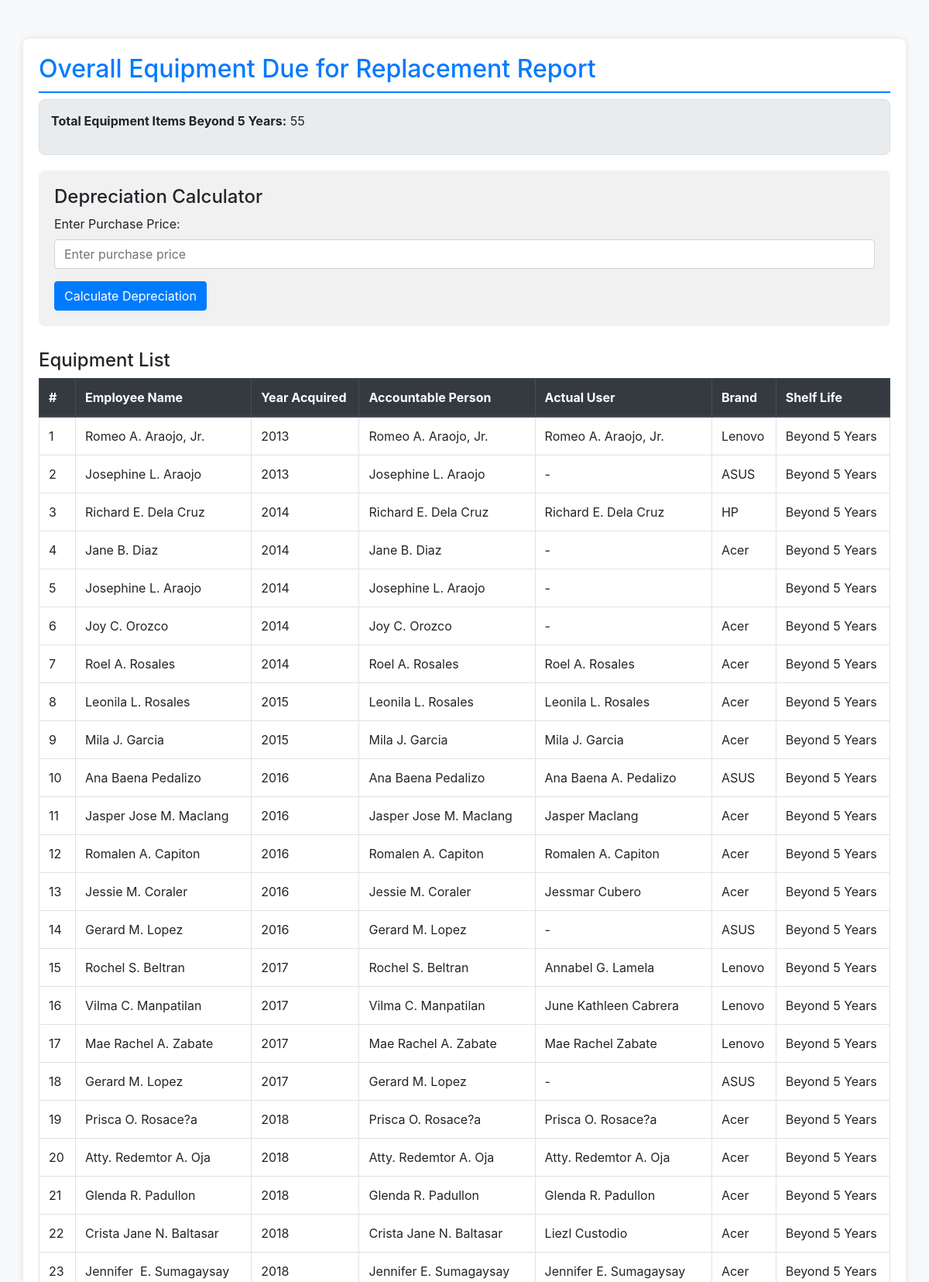
/depreciation_report.php (upper part), run on the app's committed database.
### tables this page shows
CREATE TABLE `inv_inventory` (
  `id` int(11) NOT NULL,
  `employeeName` text NOT NULL,
  `equipmentType` text NOT NULL,
  `computer_specs` text DEFAULT NULL,
  `yearAcquired` text NOT NULL,
  `shelfLife` text NOT NULL,
  `brand` text NOT NULL,
  `specifications` longtext NOT NULL,
  `rangeCategory` text NOT NULL,
  `softwareInstalled` text NOT NULL,
  `licensingModel` text NOT NULL,
  `softwareInstalled_2` text NOT NULL,
  `licensingModel_2` text NOT NULL,
  `serialNumber` longtext NOT NULL,
  `propertyNumber` text NOT NULL,
  `accountablePerson` text NOT NULL,
  `sex` text NOT NULL,
  `officeDivision` text NOT NULL,
  `statusOfEmployment` text NOT NULL,
  `actualUser` text NOT NULL,
  `actualUserSex` text NOT NULL,
  `actualUserStatusOfEmployment` text NOT NULL,
  `natureOfWork` text NOT NULL,
  `remarks` longtext NOT NULL,
  `office` text NOT NULL,
  `amount` int(11) NOT NULL,
  `depreciation_value` int(11) NOT NULL,
  `mark_as_done` text NOT NULL,
  `created_at` timestamp NOT NULL DEFAULT current_timestamp(),
  `updated_at` timestamp NULL DEFAULT current_timestamp() ON UPDATE current_timestamp()
);

### depreciation_report.php (the view, shortened to what this page needs)
<?php
require_once 'connect.php';
function determineShelfLife($yearAcquired) {
    $currentYear = date("Y");
    return ($currentYear - (int)$yearAcquired) > 5 ? "Beyond 5 Years" : "Within 5 Years";
}
$sql = "SELECT * FROM inv_inventory WHERE equipmentType IN ('Desktop Computers', 'Laptop Computers', 'Printers')";
$sql .= " ORDER BY yearAcquired ASC";
$result = $conn->query($sql);
$beyond5YearsCount = 0;
$equipmentList = [];
if ($result->num_rows > 0) {
    while ($row = $result->fetch_assoc()) {
        $shelfLife = determineShelfLife($row['yearAcquired']);
        if ($shelfLife === "Beyond 5 Years") {
            $beyond5YearsCount++;
            $equipmentList[] = [
                'employeeName' => $row['employeeName'],
                'yearAcquired' => $row['yearAcquired'],
                'accountablePerson' => $row['accountablePerson'],
                'actualUser' => $row['actualUser'],
                'brand' => $row['brand'],
                'shelfLife' => $shelfLife
            ];
        }
    }
}
?>
<!DOCTYPE html>
<html lang="en">
<head>
    <link rel="stylesheet" href="https://maxcdn.bootstrapcdn.com/bootstrap/4.5.2/css/bootstrap.min.css">
</head>
<body>
    <div class="container">
        <h2>Overall Equipment Due for Replacement Report</h2>
        <div class="summary-box">
            <p><strong>Total Equipment Items Beyond 5 Years:</strong> <?php echo $beyond5YearsCount; ?></p>
        </div>
        <div class="form-section">
            <h4>Depreciation Calculator</h4>
            <form method="POST" action="">
                <div class="form-group">
                    <label for="purchasePrice">Enter Purchase Price:</label>
                    <input type="number" step="0.01" class="form-control" id="purchasePrice" name="purchasePrice" placeholder="Enter purchase price" required>
                </div>
                <button type="submit" class="btn btn-primary">Calculate Depreciation</button>
            </form>
        </div>
        <h4>Equipment List</h4>
        <table class="table table-bordered table-hover">
            <thead class="thead-dark">
                <tr>
                    <th>#</th>
                    <th>Employee Name</th>
                    <th>Year Acquired</th>
                    <th>Accountable Person</th>
                    <th>Actual User</th>
                    <th>Brand</th>
                    <th>Shelf Life</th>
                </tr>
            </thead>
            <tbody>
                <?php foreach ($equipmentList as $index => $item): ?>
                    <tr>
                        <td><?php echo $index + 1; ?></td>
                        <td><?php echo htmlspecialchars($item['employeeName']); ?></td>
                        <td><?php echo htmlspecialchars($item['yearAcquired']); ?></td>
                        <td><?php echo !empty($item['accountablePerson']) ? htmlspecialchars($item['accountablePerson']) : '-'; ?></td>
                        <td><?php echo !empty($item['actualUser']) ? htmlspecialchars($item['actualUser']) : '-'; ?></td>
                        <td><?php echo htmlspecialchars($item['brand']); ?></td>
                        <td><?php echo htmlspecialchars($item['shelfLife']); ?></td>
                    </tr>
                <?php endforeach; ?>
            </tbody>
        </table>
    </div>
</body>
</html>

### depreciation_report.php (style rules this page uses)
body { background-color: #f8f9fa; }
.container { margin-top: 50px; background-color: #fff; padding: 20px; border-radius: 8px; box-shadow: 0 0 10px rgba(0, 0, 0, 0.1); }
h2 { border-bottom: 2px solid #007bff; padding-bottom: 10px; color: #007bff; }
.summary-box { margin-bottom: 20px; padding: 15px; border: 1px solid #ddd; border-radius: 8px; background-color: #e9ecef; }
.form-section { margin-bottom: 30px; padding: 20px; background-color: #f1f1f1; border-radius: 8px; }

### data on the page
inv_inventory: employeeName "Romeo A. Araojo, Jr.", yearAcquired "2013", accountablePerson "Romeo A. Araojo, Jr.", actualUser "Romeo A. Araojo, Jr.", brand "Lenovo", shelfLife "Beyond 5 Years"
inv_inventory: employeeName "Josephine L. Araojo", yearAcquired "2013", accountablePerson "Josephine L. Araojo", brand "ASUS", shelfLife "Beyond 5 Years"
inv_inventory: employeeName "Richard E. Dela Cruz", yearAcquired "2014", accountablePerson "Richard E. Dela Cruz", actualUser "Richard E. Dela Cruz", brand "HP", shelfLife "Beyond 5 Years"
inv_inventory: employeeName "Jane B. Diaz", yearAcquired "2014", accountablePerson "Jane B. Diaz", brand "Acer", shelfLife "Beyond 5 Years"
inv_inventory: employeeName "Josephine L. Araojo", yearAcquired "2014", accountablePerson "Josephine L. Araojo", shelfLife "Beyond 5 Years"
inv_inventory: employeeName "Joy C. Orozco", yearAcquired "2014", accountablePerson "Joy C. Orozco", brand "Acer", shelfLife "Beyond 5 Years"
inv_inventory: employeeName "Roel A. Rosales", yearAcquired "2014", accountablePerson "Roel A. Rosales", actualUser "Roel A. Rosales", brand "Acer", shelfLife "Beyond 5 Years"
inv_inventory: employeeName "Leonila L. Rosales", yearAcquired "2015", accountablePerson "Leonila L. Rosales", actualUser "Leonila L. Rosales", brand "Acer", shelfLife "Beyond 5 Years"
inv_inventory: employeeName "Mila J. Garcia", yearAcquired "2015", accountablePerson "Mila J. Garcia", actualUser "Mila J. Garcia", brand "Acer", shelfLife "Beyond 5 Years"
inv_inventory: employeeName "Ana Baena Pedalizo", yearAcquired "2016", accountablePerson "Ana Baena Pedalizo", actualUser "Ana Baena A. Pedalizo", brand "ASUS", shelfLife "Beyond 5 Years"
inv_inventory: employeeName "Jasper Jose M. Maclang", yearAcquired "2016", accountablePerson "Jasper Jose M. Maclang", actualUser "Jasper Maclang", brand "Acer", shelfLife "Beyond 5 Years"
inv_inventory: employeeName "Romalen A. Capiton", yearAcquired "2016", accountablePerson "Romalen A. Capiton", actualUser "Romalen A. Capiton", brand "Acer", shelfLife "Beyond 5 Years"
inv_inventory: employeeName "Jessie M. Coraler", yearAcquired "2016", accountablePerson "Jessie M. Coraler", actualUser "Jessmar Cubero", brand "Acer", shelfLife "Beyond 5 Years"
inv_inventory: employeeName "Gerard M. Lopez", yearAcquired "2016", accountablePerson "Gerard M. Lopez", brand "ASUS", shelfLife "Beyond 5 Years"
inv_inventory: employeeName "Rochel S. Beltran", yearAcquired "2017", accountablePerson "Rochel S. Beltran", actualUser "Annabel G. Lamela", brand "Lenovo", shelfLife "Beyond 5 Years"
inv_inventory: employeeName "Vilma C. Manpatilan", yearAcquired "2017", accountablePerson "Vilma C. Manpatilan", actualUser "June Kathleen Cabrera", brand "Lenovo", shelfLife "Beyond 5 Years"
inv_inventory: employeeName "Mae Rachel A. Zabate", yearAcquired "2017", accountablePerson "Mae Rachel A. Zabate", actualUser "Mae Rachel Zabate", brand "Lenovo", shelfLife "Beyond 5 Years"
inv_inventory: employeeName "Gerard M. Lopez", yearAcquired "2017", accountablePerson "Gerard M. Lopez", brand "ASUS", shelfLife "Beyond 5 Years"
inv_inventory: employeeName "Prisca O. Rosace?a", yearAcquired "2018", accountablePerson "Prisca O. Rosace?a", actualUser "Prisca O. Rosace?a", brand "Acer", shelfLife "Beyond 5 Years"
inv_inventory: employeeName "Atty. Redemtor A. Oja", yearAcquired "2018", accountablePerson "Atty. Redemtor A. Oja", actualUser "Atty. Redemtor A. Oja", brand "Acer", shelfLife "Beyond 5 Years"
inv_inventory: employeeName "Glenda R. Padullon", yearAcquired "2018", accountablePerson "Glenda R. Padullon", actualUser "Glenda R. Padullon", brand "Acer", shelfLife "Beyond 5 Years"
inv_inventory: employeeName "Crista Jane N. Baltasar", yearAcquired "2018", accountablePerson "Crista Jane N. Baltasar", actualUser "Liezl Custodio", brand "Acer", shelfLife "Beyond 5 Years"
inv_inventory: employeeName "Jennifer E. Sumagaysay", yearAcquired "2018", accountablePerson "Jennifer E. Sumagaysay", actualUser "Jennifer E. Sumagaysay", brand "Acer", shelfLife "Beyond 5 Years"

### other printed values
$beyond5YearsCount "55"
